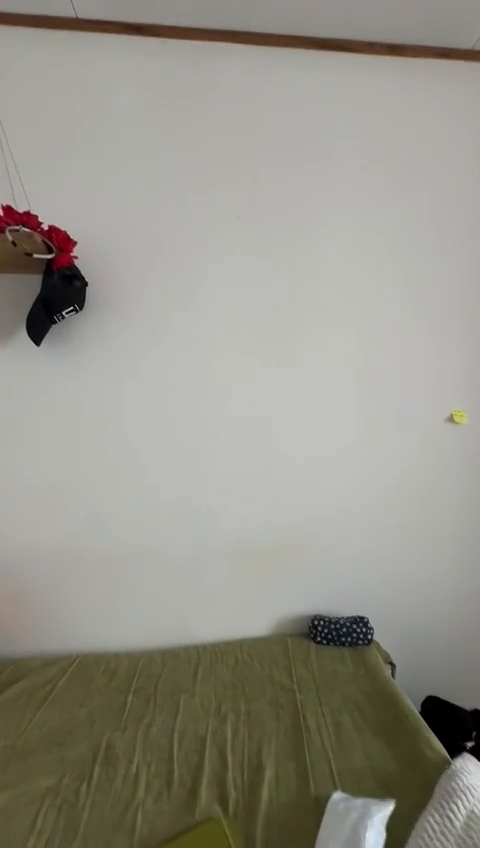
#> input picture frame 47 of monocular_videos/rgb.mp4, 480 x 848 px, given in place of apartaJus.mp4, which was not available
$ python 1.py
#> lines starting #> are read from the running program, lines starting #| are printed output that depends on the picture; long printed decimals are rounded; pictures that were not available may be replaced by others from this repository, and a replacement may not be noted
import cv2
import numpy as np
import matplotlib.pyplot as plt

# === CONFIGURACIÓN INICIAL ===
video_path = '/home/jimena/Escritorio/PROYECTO/monocular/apartaJus.mp4'
min_matches = 100  # Numero mínimo de matches buenos requeridos para estimar la pose

# === FUNCIONES DE APOYO ===
def draw_matches(img1, kp1, img2, kp2, matches):
    return cv2.drawMatches(img1, kp1, img2, kp2, matches[:20], None, flags=2)

def extract_orb_features(img, orb):
    kp, des = orb.detectAndCompute(img, None)
    return kp, des

# === ETAPA DE INICIALIZACIÓN (FRAME 0 y FRAME 1) ===
cap = cv2.VideoCapture(video_path)
orb = cv2.ORB_create(nfeatures=2000)
bf = cv2.BFMatcher(cv2.NORM_HAMMING, crossCheck=True)

ret1, frame1 = cap.read()
#> frame1 is the input picture: shape (848, 480, 3); mean B, G, R 137.1, 146.6, 148.7
ret2, frame2 = cap.read()
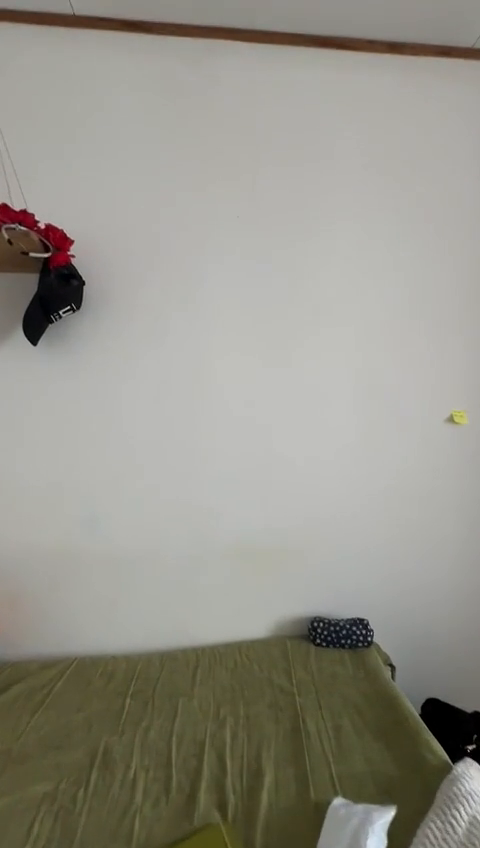
#> input picture frame 48 of monocular_videos/rgb.mp4, 480 x 848 px, given in place of apartaJus.mp4, which was not available
#> frame2 is the input picture: shape (848, 480, 3); mean B, G, R 137.2, 146.8, 148.8

if not ret1 or not ret2:
    raise ValueError("No se pudieron leer los primeros dos frames del video.")

gray1 = cv2.cvtColor(frame1, cv2.COLOR_BGR2GRAY)
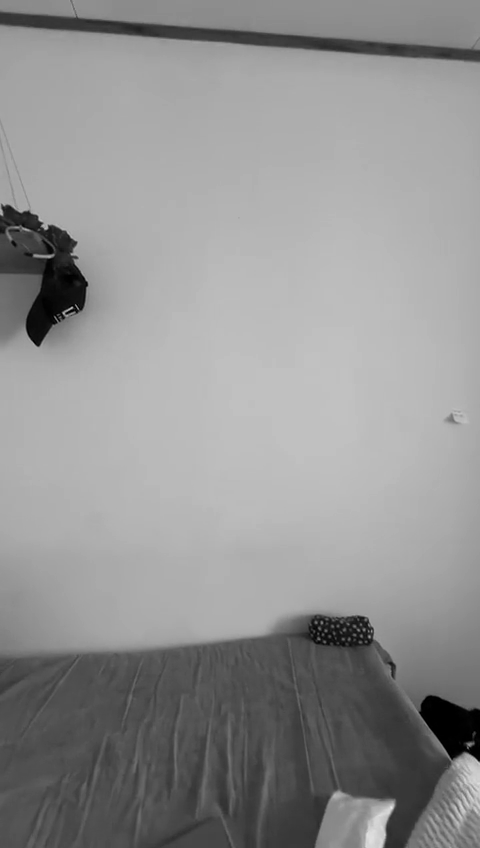
#> gray1: shape (848, 480); min 0, max 231, mean 146.1
gray2 = cv2.cvtColor(frame2, cv2.COLOR_BGR2GRAY)
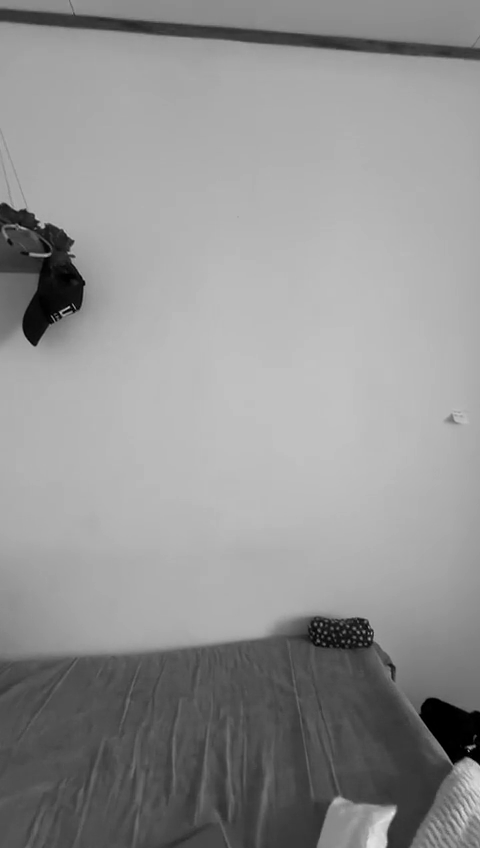
#> gray2: shape (848, 480); min 0, max 232, mean 146.2

kp1, des1 = extract_orb_features(gray1, orb)
#> in extract_orb_features, `kp, des = orb.detectAndCompute(img, None)`: kp = 436 keypoints; strongest (x, y, size): (63, 313, 31), (71, 307, 31), (64, 312, 37.2), (67, 313, 31)
#> kp1 has the same summary as kp in extract_orb_features
kp2, des2 = extract_orb_features(gray2, orb)
#> in extract_orb_features (call 2), `kp, des = orb.detectAndCompute(img, None)`: kp = 417 keypoints; strongest (x, y, size): (60, 312, 31), (68, 307, 31), (63, 315, 31), (64, 312, 37.2)
#> kp2 has the same summary as kp in extract_orb_features

matches = bf.match(des1, des2)
#> matches = 341 matches
matches = sorted(matches, key=lambda x: x.distance)

# Filtrar puntos buenos
if len(matches) > min_matches:
    pts1 = np.float32([kp1[m.queryIdx].pt for m in matches]).reshape(-1, 1, 2)
#> pts1 = 341 rows, first 8: [390.5, 663.6], [393.2, 664.4], [421.2, 704.4], [70.85, 254], [54, 249], [361, 636], [367.2, 644.4], [374, 637]
    pts2 = np.float32([kp2[m.trainIdx].pt for m in matches]).reshape(-1, 1, 2)
#> pts2 = 341 rows, first 8: [390.5, 665.3], [393.2, 666.9], [421.2, 706.8], [67.39, 252.3], [51, 248], [361, 638], [367.2, 646.8], [374, 639]

    E, mask = cv2.findEssentialMat(pts1, pts2, focal=1.0, pp=(0., 0.), method=cv2.RANSAC, prob=0.999, threshold=1.0)
#> E = [[0.000156, 0.00332, -0.293], [-0.0036, 0.000115, -0.643], [0.341, 0.619, -0.000254]]; mask = 341 values, max 1 at index 0, min 0 at index 65, mean 0.947
    _, R, t, mask_pose = cv2.recoverPose(E, pts1, pts2)
#> R = [[0.997, -0.0759, -0.000327], [0.0759, 0.997, -0.000246], [0.000345, 0.000221, 1]]; t = [0.91, -0.415, -0.0048]; mask_pose = 341 values from 255 to 255

    print("Matriz de rotación R:")
    print(R)
#| [[ 9.97114713e-01 -7.59087739e-02 -3.26844737e-04]
#|  [ 7.59086954e-02  9.97114742e-01 -2.46354198e-04]
#|  [ 3.44602151e-04  2.20833038e-04  9.99999916e-01]]
    print("\nVector de traslación t:")
    print(t)
#| [[ 0.9099]
#|  [-0.4148 ]
#|  [-0.004798]]

    # Visualización
    match_img = draw_matches(gray1, kp1, gray2, kp2, matches)
#> in draw_matches, `return cv2.drawMatches(img1, kp1, img2, kp2, matches[:20], None, flags..`:
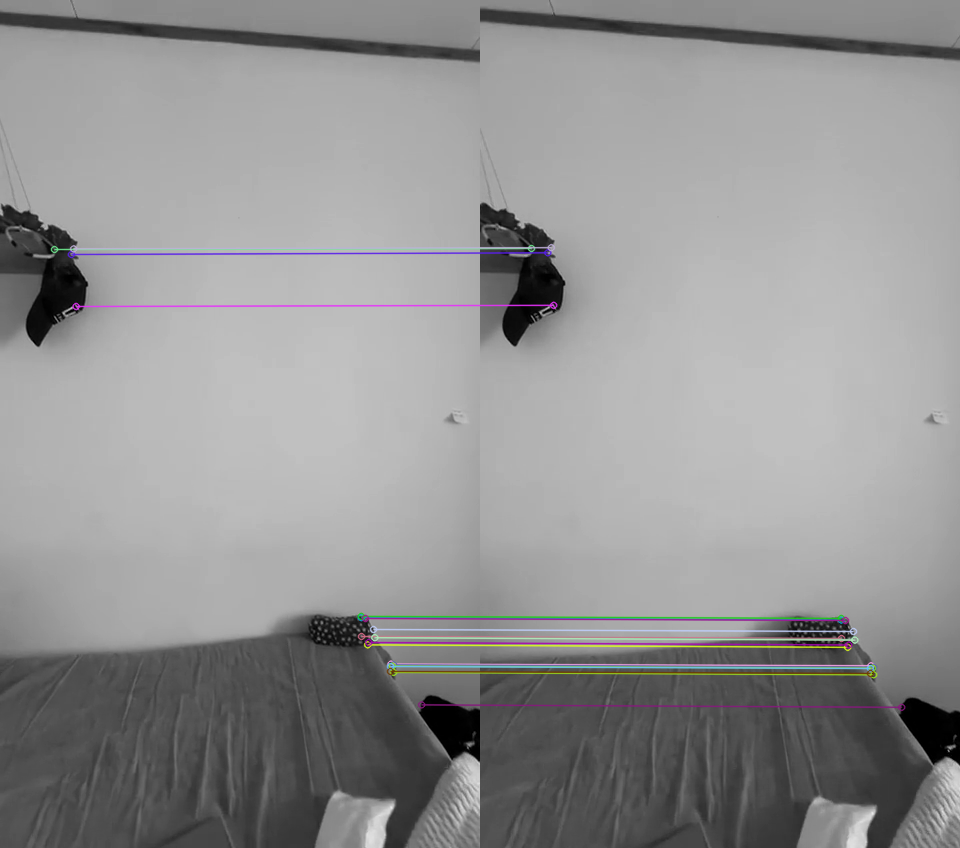
#> returned value: shape (848, 960, 3); mean of channels 0, 1, 2 146.7, 146.4, 146.6; drawn as B, G, R
    plt.imshow(match_img)
    plt.title("Matches ORB entre Frame 0 y Frame 1")
    plt.axis("off")
    plt.show()
else:
    print("No se encontraron suficientes correspondencias buenas.")

cap.release()

$ run again, starting later in the video
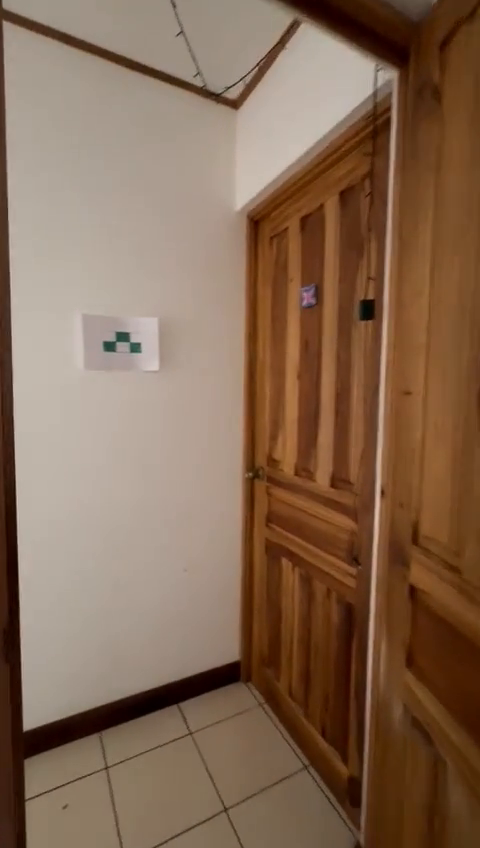
#> input picture frame 215 of monocular_videos/rgb.mp4, 480 x 848 px, given in place of apartaJus.mp4, which was not available
#> frame1 is the input picture: shape (848, 480, 3); mean B, G, R 84.4, 105.8, 133.4
#> `gray2 = cv2.cvtColor(frame2, cv2.COLOR_BGR2GRAY)`:
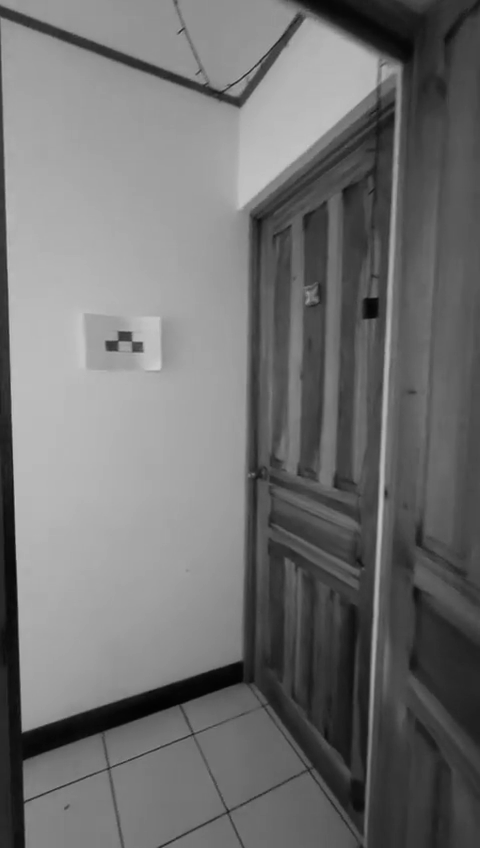
#> gray2: shape (848, 480); min 2, max 207, mean 113.2
#> kp = 684 keypoints; strongest (x, y, size): (137, 346, 77.1), (126, 337, 53.6), (109, 348, 77.1), (137, 344, 64.3)
#> kp1 has the same summary as kp in extract_orb_features
#> kp = 626 keypoints; strongest (x, y, size): (139, 346, 64.3), (108, 344, 64.3), (129, 334, 64.3), (122, 334, 92.6)
#> kp2 has the same summary as kp in extract_orb_features
#> matches = 465 matches
#> pts1 = 465 rows, first 8: [281, 470], [249.1, 473.8], [247.8, 471.8], [268.7, 519.6], [287, 228], [204, 85.2], [339.8, 193], [311, 285.1]
#> pts2 = 465 rows, first 8: [284, 470], [252, 473.8], [250.8, 471.8], [271.7, 519.6], [290, 226], [206.4, 82.8], [342.7, 190.1], [313.9, 283.7]
#> E = [[2.81e-05, -0.00121, -0.171], [0.00117, 8.05e-06, 0.686], [0.18, -0.684, 3.1e-06]]; mask = 465 values, max 1 at index 0, min 0 at index 40, mean 0.843
#> R = [[1, 0.0139, 6.6e-05], [-0.0139, 1, 1.19e-05], [-6.58e-05, -1.28e-05, 1]]; t = [-0.97, -0.241, 0.00171]; mask_pose = 465 values, max 255 at index 0, min 0 at index 354, mean 252.8
#| [[ 9.99903267e-01  1.39087152e-02  6.59854148e-05]
#|  [-1.39087160e-02  9.99903269e-01  1.18981930e-05]
#|  [-6.58135434e-05 -1.28148145e-05  9.99999998e-01]]
#| [[-0.9704]
#|  [-0.2414]
#|  [ 0.001713]]
#> in draw_matches, `return cv2.drawMatches(img1, kp1, img2, kp2, matches[:20], None, flags..`:
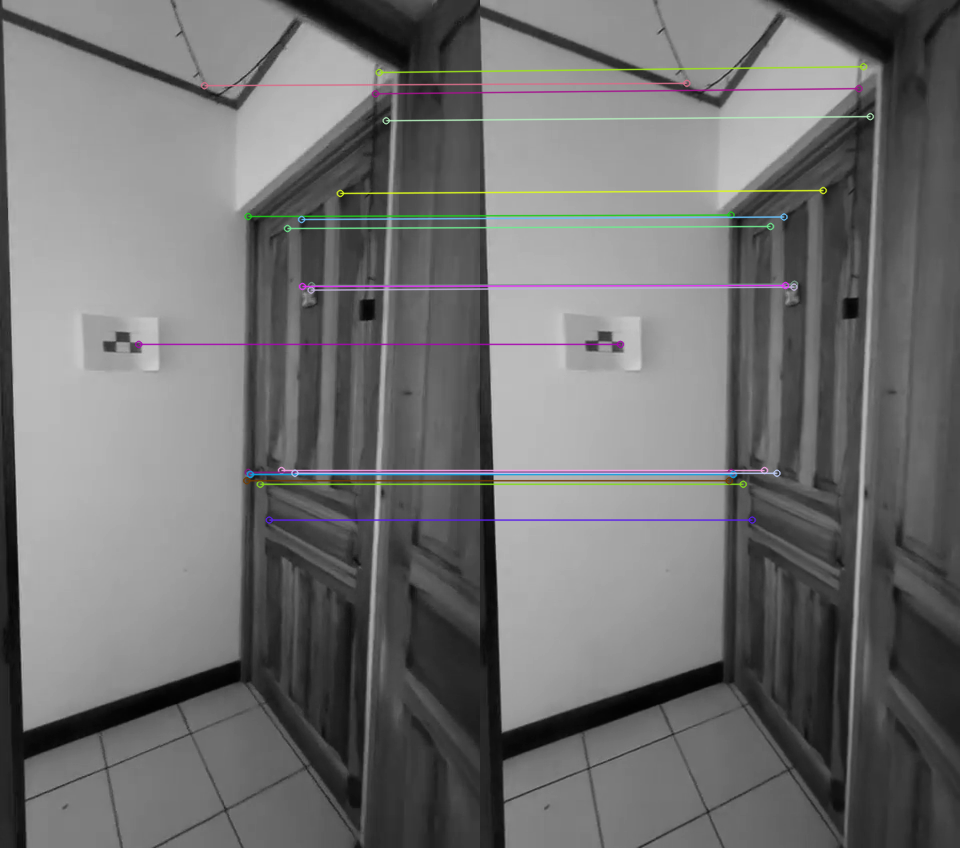
#> returned value: shape (848, 960, 3); mean of channels 0, 1, 2 112.8, 112.7, 112.8; drawn as B, G, R

$ run again, starting later in the video
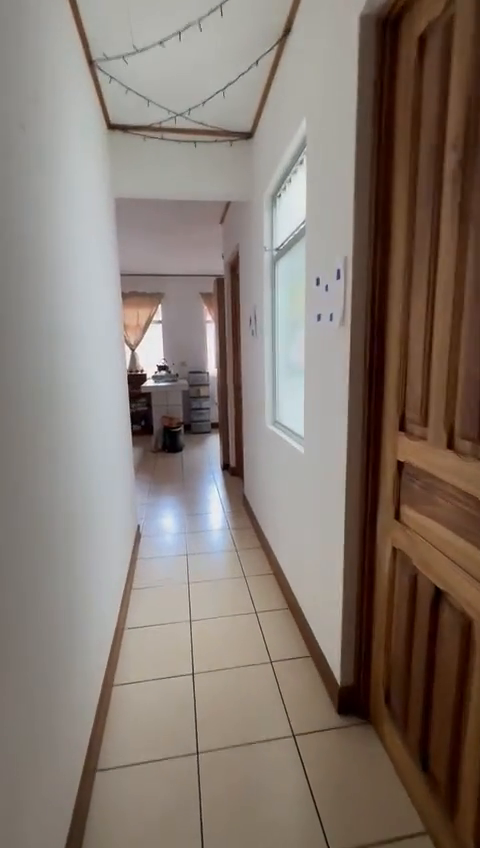
#> input picture frame 383 of monocular_videos/rgb.mp4, 480 x 848 px, given in place of apartaJus.mp4, which was not available
#> frame1 is the input picture: shape (848, 480, 3); mean B, G, R 111.5, 120.1, 132.1
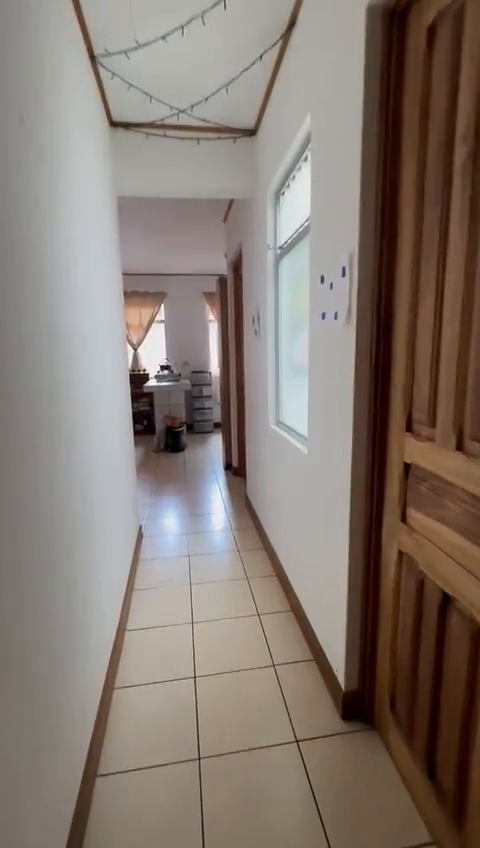
#> input picture frame 384 of monocular_videos/rgb.mp4, 480 x 848 px, given in place of apartaJus.mp4, which was not available
#> frame2 is the input picture: shape (848, 480, 3); mean B, G, R 112.8, 121.1, 132.9
#> kp = 1491 keypoints; strongest (x, y, size): (158, 366, 31), (159, 369, 31), (160, 370, 37.2), (145, 374, 31)
#> kp1 has the same summary as kp in extract_orb_features
#> kp = 1471 keypoints; strongest (x, y, size): (146, 372, 31), (162, 369, 31), (147, 374, 31), (144, 370, 31)
#> kp2 has the same summary as kp in extract_orb_features
#> matches = 1064 matches
#> pts1 = 1064 rows, first 8: [132.7, 443.8], [161.7, 360.8], [113.5, 119.4], [184.8, 426], [134.8, 427.2], [138.9, 447.9], [223.9, 465.8], [237, 252]
#> pts2 = 1064 rows, first 8: [134.8, 443.8], [164.2, 360.8], [116.5, 116.5], [187.2, 426], [136.9, 427.2], [141, 447.9], [226.9, 465.8], [240, 251]
#> E = [[2.48e-05, 0.00049, -0.706], [-0.000499, -3.97e-06, -0.0449], [0.705, 0.0494, 2.72e-05]]; mask = 1064 values, max 1 at index 0, min 0 at index 2, mean 0.875
#> R = [[1, 0.00648, 3.96e-05], [-0.00648, 1, -1.63e-05], [-3.98e-05, 1.6e-05, 1]]; t = [-0.0635, 0.998, 0.000708]; mask_pose = 1064 values, max 255 at index 0, min 0 at index 2, mean 142.1
#| [[ 9.99978992e-01  6.48189315e-03  3.96487705e-05]
#|  [-6.48189251e-03  9.99978992e-01 -1.62704295e-05]
#|  [-3.97534007e-05  1.60130886e-05  9.99999999e-01]]
#| [[-6.34646073e-02]
#|  [ 9.97983838e-01]
#|  [ 7.08337732e-04]]
#> in draw_matches, `return cv2.drawMatches(img1, kp1, img2, kp2, matches[:20], None, flags..`:
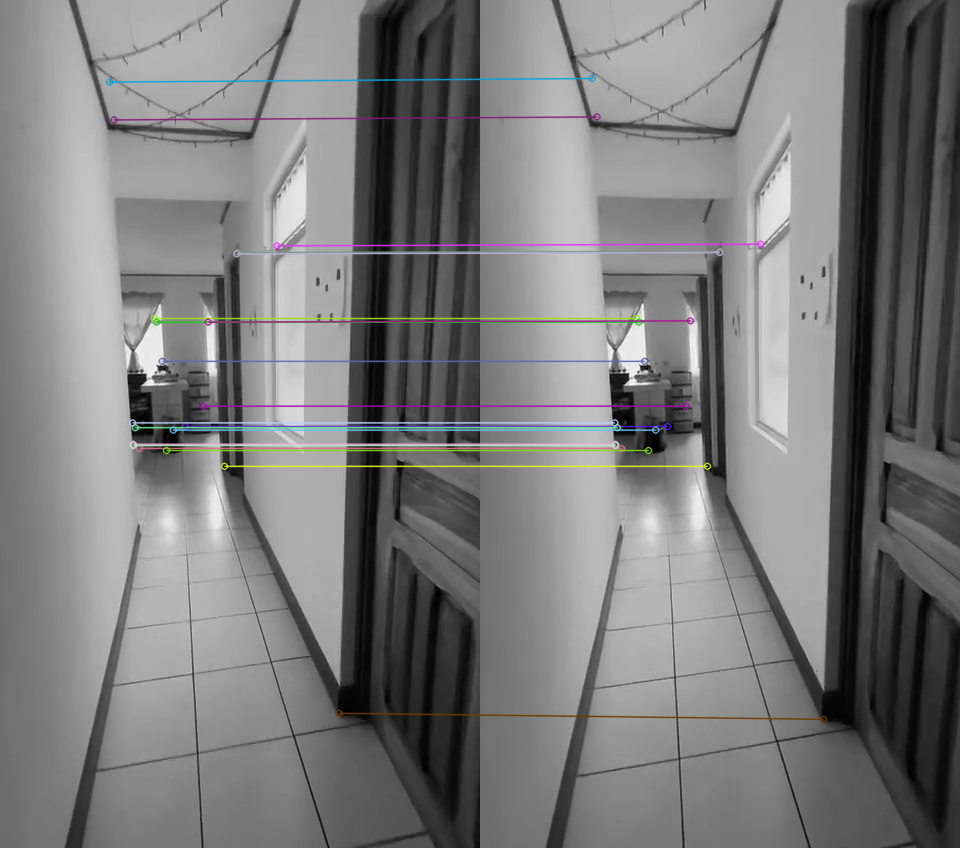
#> returned value: shape (848, 960, 3); mean of channels 0, 1, 2 123.7, 123.5, 123.6; drawn as B, G, R
